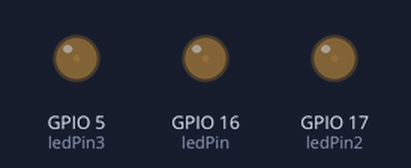
The sketch below on a simulated ESP32. On the bench: output pins drawn as LEDs (lit = HIGH).

Above: at 0.05 s.
At 2.15 s:
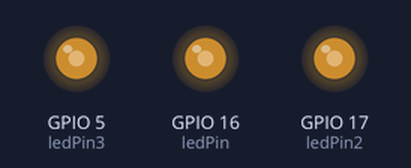
At 3.45 s:
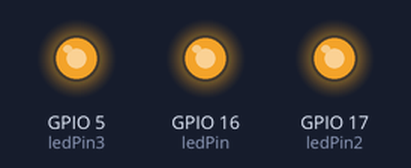
At 6.9 s:
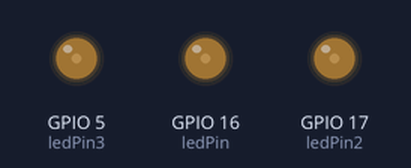
Timing chart, 0 to 10.0 s (numbered marks = the images above):
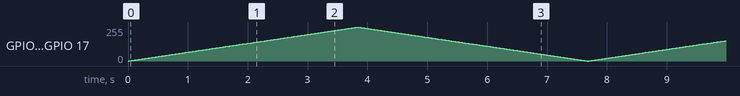

The sketch:

Program_Lanjutan_PWM.ino
```cpp
// mengatur pin yang terhubung ke LED
const int ledPin = 16;   // LED1 terhubung ke pin GPIO16
const int ledPin2 = 17;  // LED2 terhubung ke pin GPIO17
const int ledPin3 = 5;   // LED3 terhubung ke pin GPIO5

// Mengatur pengaturan PWM
const int freq = 5000;
const int ledChannel = 0;  // PWM Channel
const int resolution = 8;  // resolution bit

void setup() {
  // Mengkonfigurasi PWM LED
  ledcSetup(ledChannel, freq, resolution);

  // menghubungkan channel ke GPIO agar bisa dikendalikan
  ledcAttachPin(ledPin, ledChannel);
  ledcAttachPin(ledPin2, ledChannel);
  ledcAttachPin(ledPin3, ledChannel);
}
void loop() {
  // meningkatkan cahaya LED
  for (int dutyCycle = 0; dutyCycle <= 255; dutyCycle++) {
    // mengatur keterangan cahaya LED dengan PWM
    ledcWrite(ledChannel, dutyCycle);
    delay(15);
  }
  // mengurangi cahaya LED
  for (int dutyCycle = 255; dutyCycle >= 0; dutyCycle--) {
    // mengatur keterangan cahaya LED dengan PWM
    ledcWrite(ledChannel, dutyCycle);
    delay(15);
  }
}
```
